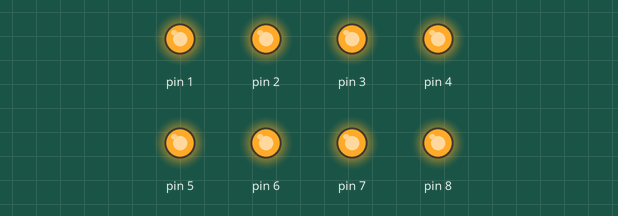
This sketch was run on a simulated Arduino Uno, built with avr-gcc and run on an emulated ATmega328P. Parts: output pins drawn as LEDs (lit = HIGH).

Above: at 0.5 s.
At 3.5 s:
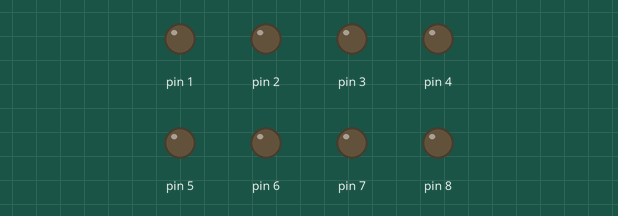
Timing chart, 0 to 4.6 s (numbered marks = the images above):
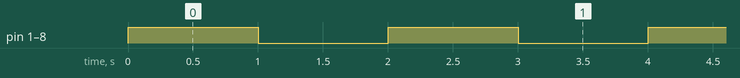

Measured:
- by itself, pin 1–8: alternates HIGH for 1.0 s and LOW for 1.0 s

The sketch:

blink_test1.ino
```cpp
void setup()
{
  for (int i = 1; i <= 8; i++) {
  	pinMode(i, OUTPUT);
  }
}

void loop()
{
  for (int i = 1; i <= 8; i++) {
    digitalWrite(i, HIGH);
    }
    delay(1000);

  for (int i = 8; i > 0; i--) {
  		digitalWrite(i, LOW);
    }
 	delay(1000);
}
```
